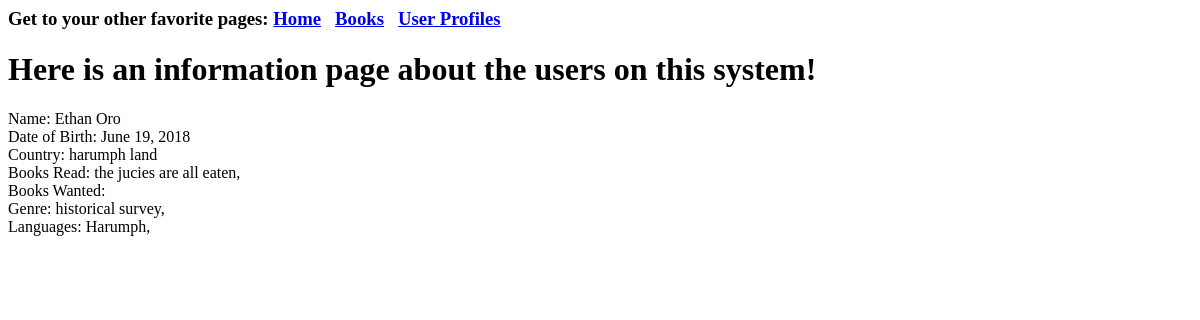
The app's page /userprofiles, older data.
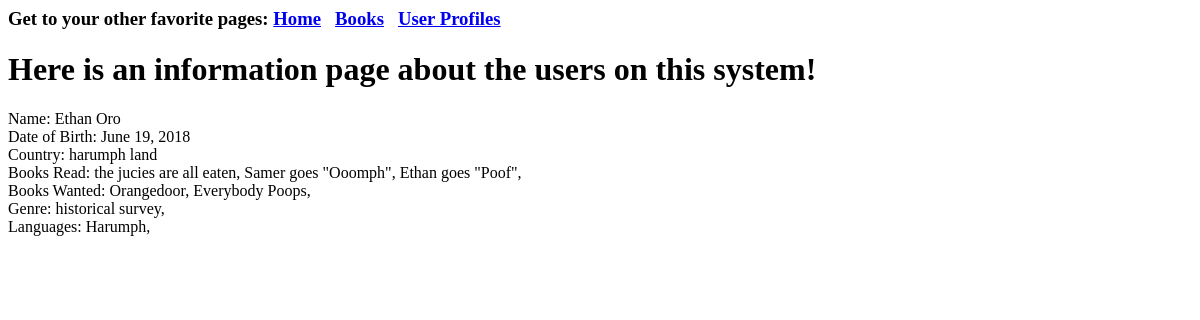
The same page, newer data.
### bookflod/models.py (models this page shows, shortened)
class UserProfile(models.Model) :
    user = models.OneToOneField(User, on_delete = models.CASCADE)
    dob = models.DateField()
    country = models.ForeignKey(Country, on_delete = models.CASCADE)
    books_read = models.ManyToManyField(Book, related_name = 'read_it')
    books_wanted = models.ManyToManyField(Book, related_name = 'want_it')
    genre = models.ManyToManyField(Genre)
    languages = models.ManyToManyField(Language)

class Country(models.Model) :
    name = models.CharField(
        max_length = 100)
    def __str__(self):
        return self.name
    class Meta(object) :
        verbose_name_plural = 'Countries'

class Book(models.Model) :
    title = models.CharField(
        max_length = 255)
    author = models.CharField(
        max_length = 255)
    genre = models.ForeignKey(Genre, on_delete = models.CASCADE)
    price = models.DecimalField(max_digits = 8, decimal_places = 2, blank = True, null = True)
    isbn = models.IntegerField(
        blank = True,
        null = True,
    )
    date_published = models.DateField(blank = True, null = True)
    language = models.ForeignKey(Language, on_delete = models.CASCADE)

class Genre(models.Model) :
    name = models.CharField(
        max_length = 100)

class Language(models.Model) :
    name = models.CharField(
        max_length = 100)

### bookflod/views.py (the view)
# urls.py: path('userprofiles', views.UserList.as_view(), name='userprofiles'),
class UserList(ListView) :
    model = UserProfile
    template_name='userprofiles.html'

### bookflod/templates/userprofiles.html (shortened to what this page needs)
{% extends 'base.html' %}
{% block content %}
        <h1> Here is an information page about the users on this system! </h1>
            {% for profile in userprofile_list %}
                <p>
                    Name: {{profile.user.get_full_name}} <br>
                    Date of Birth: {{profile.dob}} <br>
                    Country: {{profile.country}} <br>
                    Books Read:
                        {% for book in profile.books_read.all %}
                            {{book.title}},
                        {% endfor %}
                    <br>
                    Books Wanted:
                        {% for book in profile.books_wanted.all %}
                            {{book.title}},
                        {% endfor %}
                    <br>
                    Genre:
                        {% for genre in profile.genre.all %}
                            {{genre.name}},
                        {% endfor %}
                    <br>
                    Languages:
                        {% for language in profile.languages.all %}
                            {{language.name}},
                        {% endfor %}
                    <br>
                </p>
                <br>
            {% endfor %}
{% endblock %}

Row changes from the older to the newer data that the page shows:
changed UserProfile "Ethan Oro": gains Book (title "Orangedoor")
added Book: title "Samer goes \"Ooomph\""
added Book: title "Ethan goes \"Poof\""
added Book: title "Everybody Poops"
